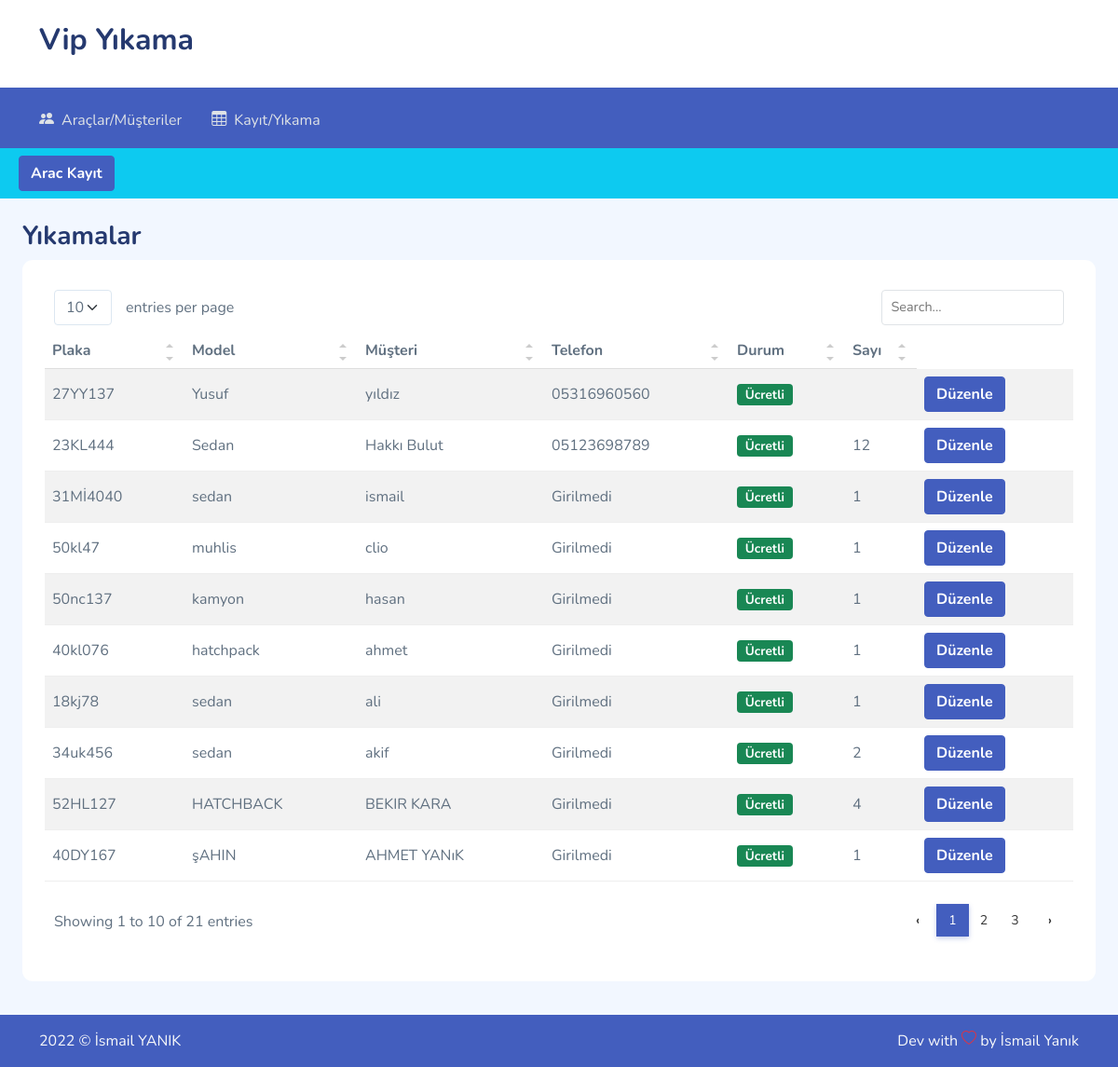
The page /htdocs/admin/araclar.php on the database its author committed.
### tables this page shows
CREATE TABLE IF NOT EXISTS `arac` (
  `id` int(11) NOT NULL AUTO_INCREMENT,
  `plaka` varchar(15) NOT NULL,
  `model` varchar(50) DEFAULT NULL,
  `kadi` varchar(50) DEFAULT NULL,
  `tel` varchar(11) DEFAULT 'Girilmedi',
  `counter` int(11) DEFAULT '0',
  `durum` tinyint(1) DEFAULT '0',
  PRIMARY KEY (`id`)
);

### htdocs/admin/araclar.php (the view, shortened to what this page needs)
<html lang="en">
<head>
    <link rel="stylesheet" href="assets/css/bootstrap.css">
    <link rel="stylesheet" href="assets/vendors/iconly/bold.css">
   <link rel="stylesheet" href="assets/vendors/simple-datatables/style.css">
    <link rel="stylesheet" href="assets/vendors/perfect-scrollbar/perfect-scrollbar.css">
    <link rel="stylesheet" href="assets/vendors/bootstrap-icons/bootstrap-icons.css">
    <link rel="stylesheet" href="assets/css/app.css">
</head>
<body>
    <div id="app">
        <div id="main" class="layout-horizontal">
            <header class="">
                <div class="header-top">
                    <div class="container">
                        <div class="logo">
                            <a href="index.html"><h2>Vip Yıkama</h2></a>
                        </div>
                    </div>
                </div>
                <nav class="main-navbar">
                    <div class="container">
                        <ul class="">
                            <li class="menu-item  ">
                                <a href="" class='menu-link'>
                                    <i class="bi bi-people-fill"></i>
                                    <span>Araçlar/Müşteriler</span>
                                </a>
                            </li>
                            <li class="menu-item  ">
                                <a href="panel.php" class='menu-link'>
                                    <i class="bi bi-table"></i>
                                    <span>Kayıt/Yıkama</span>
                                </a>
                            </li>
                        </ul>
                    </div>
                </nav>
            </header>
            <div class="bg-info">
                <ul class="nav px-3 py-2" >
                  <li class="nav-item mx-1">
                    <button type="button" class="btn btn-primary  fw-bold "  data-bs-toggle="modal"  data-bs-target="#aracmodal">Arac Kayıt</button>
                  </li>
                </ul>
            </div>
            <div class="page-heading m-4">
                <div class="page-title">
                    <div class="row">
                        <div class="col-12 col-md-6 order-md-1 order-last">
                            <h3>Yıkamalar</h3>
                        </div>
                    </div>
                </div>
                <section class="section ">
                    <div class="card">
                        <div class="card-body" id="divtable">
                            <table class="table table-striped" id="table1">
                                <thead>
                                    <tr>
                                        <th scope="col">Plaka</th>
                                        <th scope="col">Model</th>
                                        <th scope="col">Müşteri</th>
                                        <th scope="col">Telefon</th>
                                        <th scope="col">Durum</th>
                                        <th scope="col">Sayı</th>
                                    </tr>
                                </thead>
                                <tbody id="veriler">
                                    <?php
                                        $db = new PDO("mysql:host=sql205.epizy.com;dbname=epiz_31238850_vipyikama;charset=utf8","epiz_31238850","mF7Gs5rikx7tR9");
                                        $postasor=$db->prepare(" SELECT * FROM arac ");
                                        $postasor->execute();
                                        while ($postacek=$postasor->fetch(PDO::FETCH_ASSOC)) {
                                          echo "<tr>";
                                          echo "<td>".$postacek['plaka']."</td>";
                                          echo "<td>".$postacek['model']."</td>";
                                          echo "<td>".$postacek['kadi']."</td>";
                                          echo "<td>".$postacek['tel']."</td>";
                                          if ($postacek['durum']==0) {
                                              echo "<td><span class='badge bg-success'>Ücretli</span></td>";
                                          }else{
                                              echo "<td><span class='badge bg-danger'>Ücretsiz</span></td>";
                                          }
                                          echo "<td>".$postacek['counter']."</td>";
                                          echo "<td><button type='button' class='btn btn-primary fw-bold '  data-bs-toggle='modal'  data-bs-target='#edit".$postacek['id']."'>Düzenle</button></td>";
                                          echo "</tr>";
                                          ?>
                                          <?php
                                        }
                                    ?>
                                </tbody>
                            </table>
                        </div>
                    </div>
                </section>
            </div>
            <footer class="bg-primary" style="left: 0;bottom: 0;width: 100%;">
                <div class="container pt-3">
                    <div class="footer clearfix mb-0 text-muted">
                        <div class="float-start text-light">
                            <p>2022 &copy; İsmail YANIK</p>
                        </div>
                        <div class="float-end text-light">
                            <p>Dev with <span class="text-danger"><i class="bi bi-heart"></i></span> by <a
                                    >İsmail Yanık</a></p>
                        </div>
                    </div>
                </div>
            </footer>
        </div>
    </div>
</body>
</html>

### htdocs/admin/assets/css/app.css (style rules this page uses)
.btn.btn-danger,.btn.btn-info,.btn.btn-primary,.btn.btn-secondary,.btn.btn-success,.btn.btn-warning { color:#fff }
.card { border:none;margin-bottom:2.2rem }
.card .card-body { padding:1.5rem }
.layout-horizontal .header-top { background-color:#fff;padding:1.5rem }
.layout-horizontal .header-top .container { align-items:center;display:flex;justify-content:space-between }
.layout-horizontal .main-navbar { background-color:#435ebe;padding:1rem }
.layout-horizontal .main-navbar ul { display:flex;gap:2rem;list-style:none;margin-bottom:0;padding:0 }
.layout-horizontal .main-navbar ul .menu-link { align-items:center;display:flex;flex-direction:row;gap:.5rem;padding:.4rem 0;position:relative }
.layout-horizontal .main-navbar ul .menu-link span { height:20px }
.layout-horizontal .main-navbar ul>.menu-item { position:relative }
.layout-horizontal .main-navbar ul>.menu-item .menu-link { color:#dee2e6 }
.dataTable-table td,.dataTable-table thead th,.table td,.table thead th { vertical-align:middle }
.dataTable-table:not(.table-borderless) thead th,.table:not(.table-borderless) thead th { border-bottom:1px solid #dedede!important }
.bi { height:1rem;width:1rem }
#main { margin-left:300px;padding:2rem }
#main.layout-horizontal { margin:0;padding:0 }
.page-heading { margin:0 0 2rem }
.page-heading h3 { font-weight:700 }
a { text-decoration:none }

### rows shown on the page
arac: plaka "27YY137", model "Yusuf", kadi "yıldız", tel "05316960560", durum "Ücretli"
arac: plaka "23KL444", model "Sedan", kadi "Hakkı Bulut", tel "05123698789", durum "Ücretli", counter "12"
arac: plaka "31Mİ4040", model "sedan", kadi "ismail", tel "Girilmedi", durum "Ücretli", counter "1"
arac: plaka "50kl47", model "muhlis", kadi "clio", tel "Girilmedi", durum "Ücretli", counter "1"
arac: plaka "50nc137", model "kamyon", kadi "hasan", tel "Girilmedi", durum "Ücretli", counter "1"
arac: plaka "40kl076", model "hatchpack", kadi "ahmet", tel "Girilmedi", durum "Ücretli", counter "1"
arac: plaka "18kj78", model "sedan", kadi "ali", tel "Girilmedi", durum "Ücretli", counter "1"
arac: plaka "34uk456", model "sedan", kadi "akif", tel "Girilmedi", durum "Ücretli", counter "2"
arac: plaka "52HL127", model "HATCHBACK", kadi "BEKIR KARA", tel "Girilmedi", durum "Ücretli", counter "4"
arac: plaka "40DY167", model "şAHIN", kadi "AHMET YANıK", tel "Girilmedi", durum "Ücretli", counter "1"
